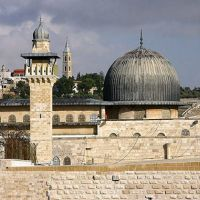
#> input picture code/filtreleme/python/image.jpg, 200 x 200 px, given in place of video.mp4, which was not available
$ python meanshift.py
#> lines starting #> are read from the running program, lines starting #| are printed output that depends on the picture; after the words box and inside, x2 and y2 are one past the last pixel; in counts of white or black regions, pixels touching at a corner belong together; pictures that were not available may be replaced by others from this repository, and a replacement may not be noted
#Python v3, OpenCV v3.4.2

import cv2
import numpy as np


videoCapture = cv2.VideoCapture("video.mp4")


ret, frame = videoCapture.read()
#> frame is the input picture: shape (200, 200, 3); mean B, G, R 136.8, 147.7, 156.8
rows, cols = frame.shape[:2]
#> rows = 200; cols = 200

'''
Video dosyası üzerine Mean Shift için bir alan belirlenir.
Bu koordinatlar ağırlıklı ortalaması belirlenecek olan dörtgen alanıdır. '''
#w ve h boyutlandırmasını değiştirerek sonuçları gözlemleyebilirsiniz
w = 200
h = 300
col = int((cols - w) / 2)
#> col = 0
row = int((rows - h) / 2)
#> row = -50
shiftWindow = (col, row, w, h)
#> shiftWindow = (0, -50, 200, 300)

'''
Şimdi görüntü üzerindeki parlaklığı, renk dağılımlarını dengelemek için bir maskeleme alanı oluşturalım ve
bu alan üzerinde histogram eşitleme yapalım
'''

roi = frame[row:row + h, col:col + w]
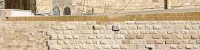
#> roi: shape (50, 200, 3); mean B, G, R 152.3, 181.1, 202.9
roiHsv = cv2.cvtColor(roi, cv2.COLOR_BGR2HSV)
#> roiHsv: shape (50, 200, 3); mean H, S, V 17.2, 66.9, 202.9

lowLimit = np.array((0., 60., 32.))
highLimit = np.array((180., 255., 255.))
mask = cv2.inRange(roiHsv, lowLimit, highLimit)
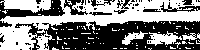
#> mask: shape (50, 200); 50.6% white; 62 black regions (50 under 20 px), largest, box (x1, y1, x2, y2) and area: (15, 21, 200, 50) 3598, (0, 0, 65, 20) 533, (64, 0, 88, 15) 155


roiHist = cv2.calcHist([roiHsv], [0], mask, [180], [0, 180])
#> roiHist = 180 values, max 1347 at index 17, min 0 at index 0, mean 28.09
cv2.normalize(roiHist, roiHist, 0, 255, cv2.NORM_MINMAX)

'''
Bu parametre / durdurma ölçütü algoritmanın kendi içerisinde kaydırma/hesaplama işlemini kaç defa yapacağını belirlemektedir.
'''
terminationCriteria = (cv2.TERM_CRITERIA_COUNT | cv2.TERM_CRITERIA_EPS , 10, 1)


while True:

    ret , frame = videoCapture.read()

    '''
    video içerisinde öncelikli  HSV  renk uzayı üzerinde histogram alıp histogram back projection yapacağız ve
    tüm görüntü üzerinde istediğimiz yerin segmentlerini bulacağız.
    '''
    frameHsv = cv2.cvtColor(frame, cv2.COLOR_BGR2HSV)
#> frameHsv: shape (200, 200, 3); mean H, S, V 51.8, 56, 163.7
    backprojectedFrame = cv2.calcBackProject([frameHsv], [0], roiHist, [0, 180], 1)
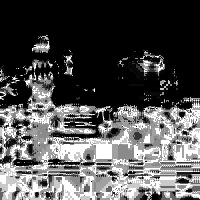
#> backprojectedFrame: shape (200, 200); min 0, max 255, mean 81.7

    # karanlıkta kalan alanları maskeleyelim
    mask = cv2.inRange(frameHsv, lowLimit, highLimit)
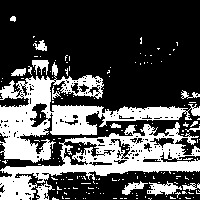
#> mask: shape (200, 200); 31.9% white; 182 white regions (167 under 20 px), largest, box (x1, y1, x2, y2) and area: (0, 62, 200, 163) 5886, (0, 122, 200, 200) 5171, (147, 181, 182, 196) 270
    backprojectedFrame &= mask
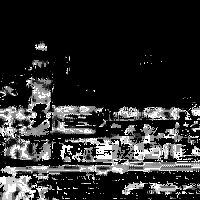
#> backprojectedFrame: shape (200, 200); min 0, max 255, mean 45.8

    # mean shift algoritmasını başlatalım
    ret, shiftWindow = cv2.meanShift(backprojectedFrame, shiftWindow, terminationCriteria)
#> ret = 0; shiftWindow = (0, 0, 200, 200)

    #Col, row artık mean shift ile elde edilen alandır
    col, row = shiftWindow[:2]
#> row = 0

    #Görüntü üzerinde tespit edilen alanı çizelim
    frame = cv2.rectangle(frame, (col, row), (col + w, row + h), (255,255,0), 4)
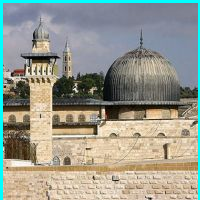
#> frame: shape (200, 200, 3); 3.96% of pixels changed, all inside (x1, y1, x2, y2) = (0, 0, 200, 200)

    cv2.imshow('Agirlikli Ortalama Oteleme - Mean Shift', frame)

    k = cv2.waitKey(60) & 0xff
#> (key Esc is pressed here)

videoCapture.release()
cv2.destroyAllshiftWindows()
